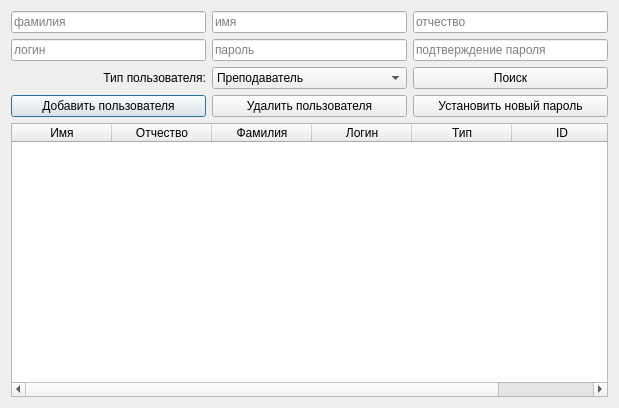
<?xml version="1.0" encoding="UTF-8"?>
<ui version="4.0">
 <class>AdminWindow</class>
 <widget class="QDialog" name="AdminWindow">
  <property name="geometry">
   <rect>
    <x>0</x>
    <y>0</y>
    <width>619</width>
    <height>408</height>
   </rect>
  </property>
  <property name="windowTitle">
   <string>Dialog</string>
  </property>
  <layout class="QGridLayout" name="gridLayout_2">
   <item row="0" column="0">
    <layout class="QGridLayout" name="gridLayout">
     <item row="0" column="1">
      <widget class="QLineEdit" name="firstName">
       <property name="placeholderText">
        <string>имя</string>
       </property>
      </widget>
     </item>
     <item row="4" column="0" colspan="3">
      <widget class="QTableWidget" name="tableWidget">
       <property name="selectionMode">
        <enum>QAbstractItemView::SingleSelection</enum>
       </property>
       <property name="selectionBehavior">
        <enum>QAbstractItemView::SelectRows</enum>
       </property>
       <column>
        <property name="text">
         <string>Имя</string>
        </property>
       </column>
       <column>
        <property name="text">
         <string>Отчество</string>
        </property>
       </column>
       <column>
        <property name="text">
         <string>Фамилия</string>
        </property>
       </column>
       <column>
        <property name="text">
         <string>Логин</string>
        </property>
       </column>
       <column>
        <property name="text">
         <string>Тип</string>
        </property>
       </column>
       <column>
        <property name="text">
         <string>ID</string>
        </property>
       </column>
      </widget>
     </item>
     <item row="0" column="0">
      <widget class="QLineEdit" name="lastName">
       <property name="placeholderText">
        <string>фамилия</string>
       </property>
      </widget>
     </item>
     <item row="1" column="2">
      <widget class="QLineEdit" name="passwordConfirm">
       <property name="echoMode">
        <enum>QLineEdit::Password</enum>
       </property>
       <property name="placeholderText">
        <string>подтверждение пароля</string>
       </property>
      </widget>
     </item>
     <item row="1" column="0">
      <widget class="QLineEdit" name="login">
       <property name="placeholderText">
        <string>логин</string>
       </property>
      </widget>
     </item>
     <item row="1" column="1">
      <widget class="QLineEdit" name="password">
       <property name="text">
        <string/>
       </property>
       <property name="echoMode">
        <enum>QLineEdit::Password</enum>
       </property>
       <property name="placeholderText">
        <string>пароль</string>
       </property>
      </widget>
     </item>
     <item row="0" column="2">
      <widget class="QLineEdit" name="middleName">
       <property name="placeholderText">
        <string>отчество</string>
       </property>
      </widget>
     </item>
     <item row="3" column="0">
      <widget class="QPushButton" name="addUser">
       <property name="text">
        <string>Добавить пользователя</string>
       </property>
      </widget>
     </item>
     <item row="2" column="1">
      <widget class="QComboBox" name="userType">
       <item>
        <property name="text">
         <string>Преподаватель</string>
        </property>
       </item>
       <item>
        <property name="text">
         <string>Администратор</string>
        </property>
       </item>
      </widget>
     </item>
     <item row="2" column="0">
      <widget class="QLabel" name="label">
       <property name="text">
        <string>Тип пользователя:</string>
       </property>
       <property name="alignment">
        <set>Qt::AlignRight|Qt::AlignTrailing|Qt::AlignVCenter</set>
       </property>
      </widget>
     </item>
     <item row="3" column="1">
      <widget class="QPushButton" name="delUser">
       <property name="text">
        <string>Удалить пользователя</string>
       </property>
      </widget>
     </item>
     <item row="3" column="2">
      <widget class="QPushButton" name="resetPassword">
       <property name="text">
        <string>Установить новый пароль</string>
       </property>
      </widget>
     </item>
     <item row="2" column="2">
      <widget class="QPushButton" name="findUser">
       <property name="text">
        <string>Поиск</string>
       </property>
      </widget>
     </item>
    </layout>
   </item>
  </layout>
 </widget>
 <resources/>
 <connections/>
</ui>
